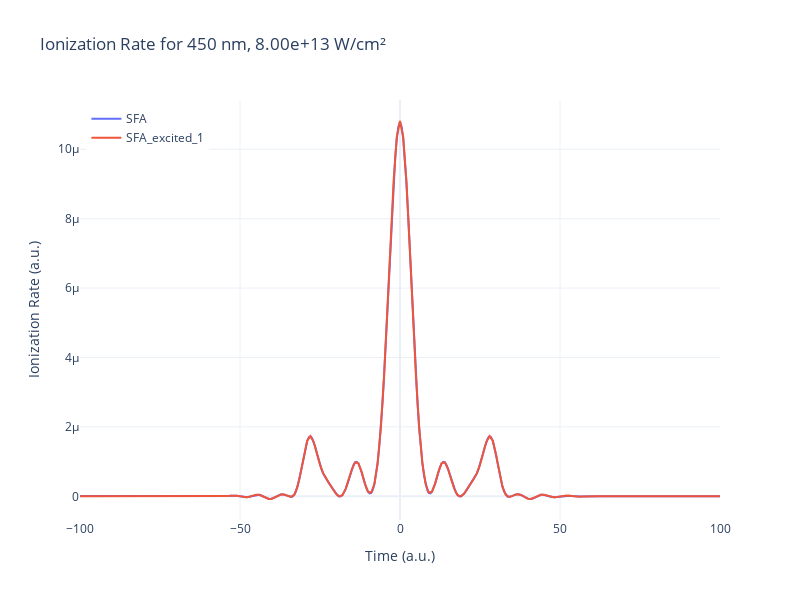

The cell this chart's notebook holds for it:
### Code cell
%autoreload
# data = plotter(params, time_recon, rate_SFA, rateExcited_1, rateExcited_2, rateExcited_3, useTex=False)

# data.matplot4()

fig = go.Figure()
fig.add_trace(go.Scatter(x=time_recon, y=rate_SFA, mode='lines', name='SFA'))
fig.add_trace(go.Scatter(x=time_recon_1, y=np.real(rateExcited_1), mode='lines', name='SFA_excited_1'))
#fig.add_trace(go.Scatter(x=time_recon_2, y=np.real(rateExcited_2), mode='lines', name='SFA_excited_2'))
# fig.add_trace(go.Scatter(x=time_recon_3, y=np.real(rateExcited_3), mode='lines', name='SFA_excited_3'))
# fig.add_trace(go.Scatter(x=time_recon_0, y=np.real(rateExcited_0), mode='lines', name='SFA_excited_0'))
lam0 = params['lam0']
intensity = params['intensity']
fig.update_layout(
    title=f'Ionization Rate for {lam0} nm, {intensity:.2e} W/cm²',
    xaxis_title='Time (a.u.)',
    yaxis_title='Ionization Rate (a.u.)',
    legend=dict(x=0.01, y=0.99),
    template='plotly_white',
    xaxis_range=[-100, 100],
    width=800,
    height=600
)
# truncate y-axis
fig.show()

filename = f"plots/ionRate_{params['lam0']}_c0-is-1.html"
if not os.path.exists(filename):
    #fig.write_html(filename)
    print(f"Plot saved as {filename}")
else:
    print(f"File {filename} already exists - skipping save")

### Figure 1 — Plotly figure (JSON) as saved in the notebook; plotly's stock layout.template omitted (floating-point values rounded to 4 significant figures; data arrays with more than 128 entries replaced by an {"elided": "..."} marker saying what was removed)
{"data": [{"mode": "lines", "name": "SFA", "type": "scatter", "x": {"elided": "666 float values"}, "y": {"elided": "666 float values"}}, {"mode": "lines", "name": "SFA_excited_1", "type": "scatter", "x": {"elided": "333 int values"}, "y": {"elided": "333 float values"}}], "layout": {"height": 600, "legend": {"x": 0.01, "y": 0.99}, "title": {"text": "Ionization Rate for 450 nm, 8.00e+13 W/cm²"}, "width": 800, "xaxis": {"range": [-100, 100], "title": {"text": "Time (a.u.)"}}, "yaxis": {"title": {"text": "Ionization Rate (a.u.)"}}}}
